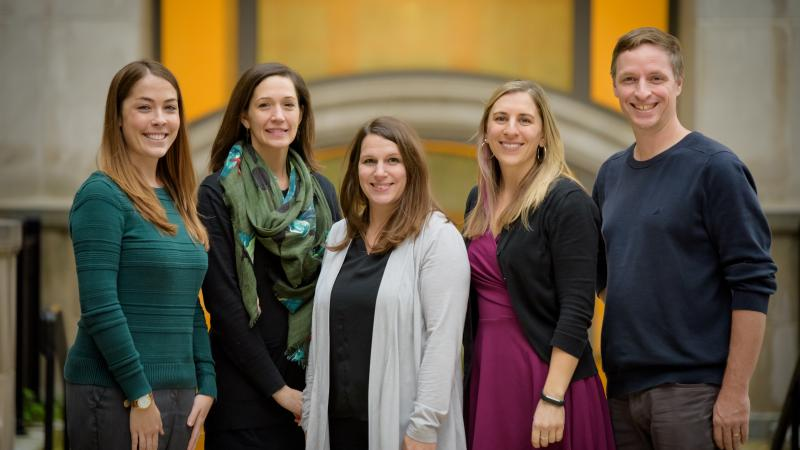
#> input picture img-processing/test.jpg, 800 x 450 px
$ python variants.py
#> lines starting #> are read from the running program, lines starting #| are printed output that depends on the picture
from PIL import Image, ImageDraw, ImageFont
from IPython.display import display

# image = Image.open('msi_recruitment.png')
image = Image.open('test.jpg')
#> image is the input picture: PIL image 800x450 RGB; mean R, G, B 102.9, 90.3, 72

contact_sheet = Image.new(image.mode, (image.width*3, image.height*3))
#> contact_sheet: PIL image 2400x1350 RGB; every value is 0
images = []

draw = ImageDraw.Draw(image)
draw.rectangle([0, image.height-20, image.width, image.height], fill='black')

font = ImageFont.truetype('AkaashNormal.ttf', 20)

x, y, z = 1, 1, 1
Scales = [0.1, 0.5, 0.9]

for x in Scales:
    Conversion = ( x, 0,  0, 0,
               0,   y,  0, 0,
               0,   0,  z, 0)
    text = 'channel 0 intensity {}'.format(x)
    draw.text((0, image.height-20), text, font=font, align='left')
    images.append(image.convert('RGB', Conversion))
    draw.text((0, image.height-20), text,
              fill='black', font=font, align='left')
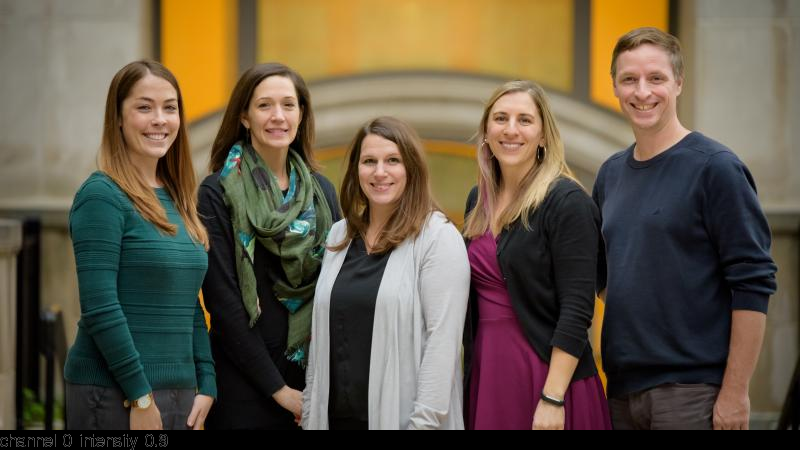
#> image: PIL image 800x450 RGB; mean R, G, B 99.8, 88, 69.8
#> after the loop, images = 3 items

x = 1
for y in Scales:
    Conversion = ( x, 0,  0, 0,
               0,   y,  0, 0,
               0,   0,  z, 0)
    text = 'channel 1 intensity {}'.format(y)
    draw.text((0, image.height-20), text, font=font, align='left')
    images.append(image.convert('RGB', Conversion))
    draw.text((0, image.height-20), text,
              fill='black', font=font, align='left')
#> after the loop, images = 6 items

y = 1
for z in Scales:
    Conversion = ( x, 0,  0, 0,
               0,   y,  0, 0,
               0,   0,  z, 0)
    text = 'channel 2 intensity {}'.format(x)
    draw.text((0, image.height-20), text, font=font, align='left')
    images.append(image.convert('RGB', Conversion))
    draw.text((0, image.height-20), text,
              fill='black', font=font, align='left')
#> after the loop, images = 9 items
x = 0
y = 0

for image in images:
    contact_sheet.paste(image, (x, y))

    if image.width + x == contact_sheet.width:
        x = 0
        y += image.height
    else:
        x += image.width
#> this loop made 9 passes
#> (x, y) on passes 3, 6, 9: (0, 450), (0, 900), (0, 1350)
#> x on passes 1, 2, 4, 5, 7, 8: 800, 1600, 800, 1600, 800, 1600
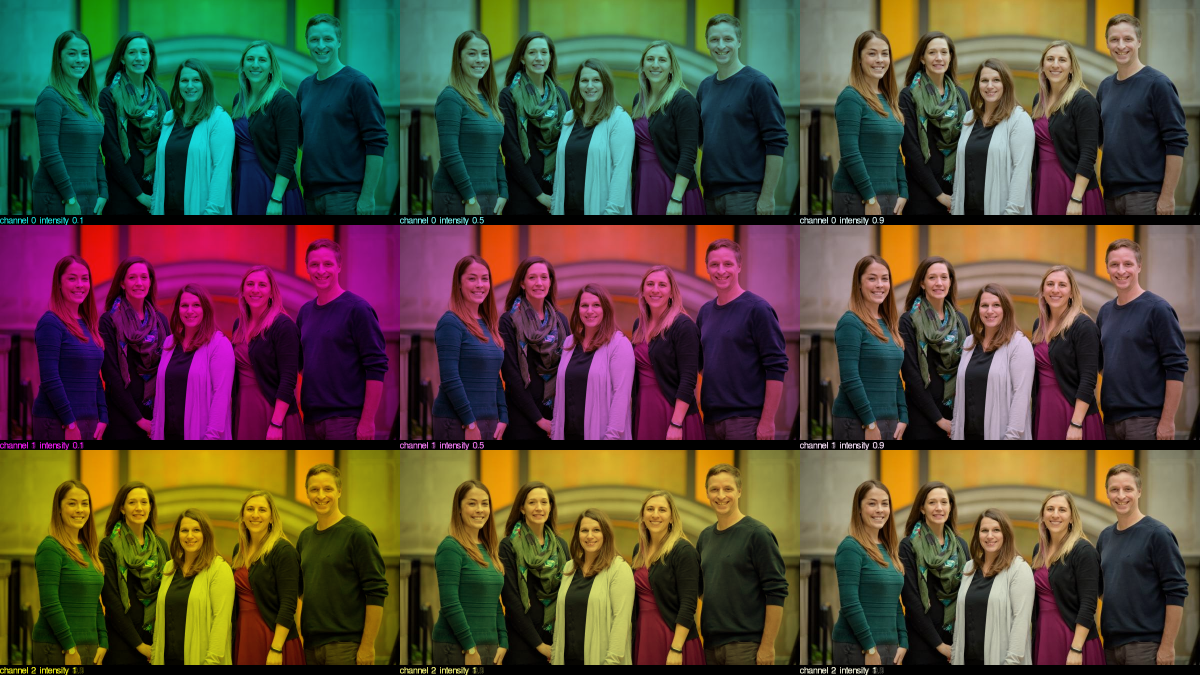
#> contact_sheet: PIL image 2400x1350 RGB (shown at 1/2 size); mean R, G, B 83.5, 73.7, 58.5
#> after the loop, x = 0; y = 1350

contact_sheet = contact_sheet.resize(
    (int(contact_sheet.width / 2), int(contact_sheet.height / 2)))
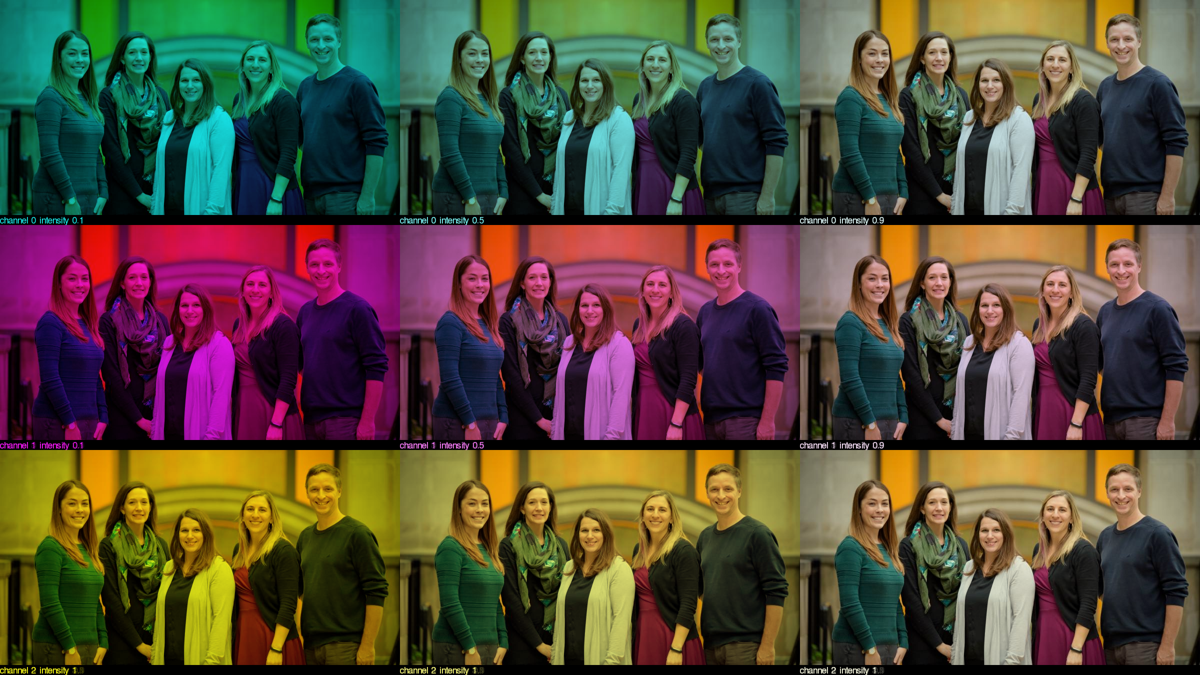
#> contact_sheet: PIL image 1200x675 RGB; mean R, G, B 83.5, 73.7, 58.6
display(contact_sheet)
# contact_sheet.save('out2.png')
